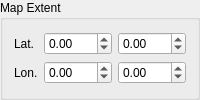
               <widget class="QGroupBox" name="groupBox">
                <property name="title">
                 <string>Map Extent</string>
                </property>
                <layout class="QVBoxLayout" name="verticalLayout_9">
                 <item>
                  <layout class="QGridLayout" name="gridLayout_2">
                   <item row="0" column="2">
                    <widget class="QDoubleSpinBox" name="doubleSpinBox_22">
                     <property name="minimum">
                      <double>-90.000000000000000</double>
                     </property>
                     <property name="maximum">
                      <double>90.000000000000000</double>
                     </property>
                     <property name="singleStep">
                      <double>0.010000000000000</double>
                     </property>
                    </widget>
                   </item>
                   <item row="0" column="1">
                    <widget class="QDoubleSpinBox" name="doubleSpinBox_21">
                     <property name="minimum">
                      <double>-90.000000000000000</double>
                     </property>
                     <property name="maximum">
                      <double>90.000000000000000</double>
                     </property>
                     <property name="singleStep">
                      <double>0.010000000000000</double>
                     </property>
                    </widget>
                   </item>
                   <item row="1" column="1">
                    <widget class="QDoubleSpinBox" name="doubleSpinBox_23">
                     <property name="minimum">
                      <double>-180.000000000000000</double>
                     </property>
                     <property name="maximum">
                      <double>180.000000000000000</double>
                     </property>
                     <property name="singleStep">
                      <double>0.010000000000000</double>
                     </property>
                    </widget>
                   </item>
                   <item row="1" column="2">
                    <widget class="QDoubleSpinBox" name="doubleSpinBox_24">
                     <property name="minimum">
                      <double>-180.000000000000000</double>
                     </property>
                     <property name="maximum">
                      <double>180.000000000000000</double>
                     </property>
                    </widget>
                   </item>
                   <item row="0" column="0">
                    <widget class="QLabel" name="label_27">
                     <property name="text">
                      <string>Lat.</string>
                     </property>
                    </widget>
                   </item>
                   <item row="1" column="0">
                    <widget class="QLabel" name="label_28">
                     <property name="text">
                      <string>Lon.</string>
                     </property>
                    </widget>
                   </item>
                  </layout>
                 </item>
                </layout>
               </widget>
